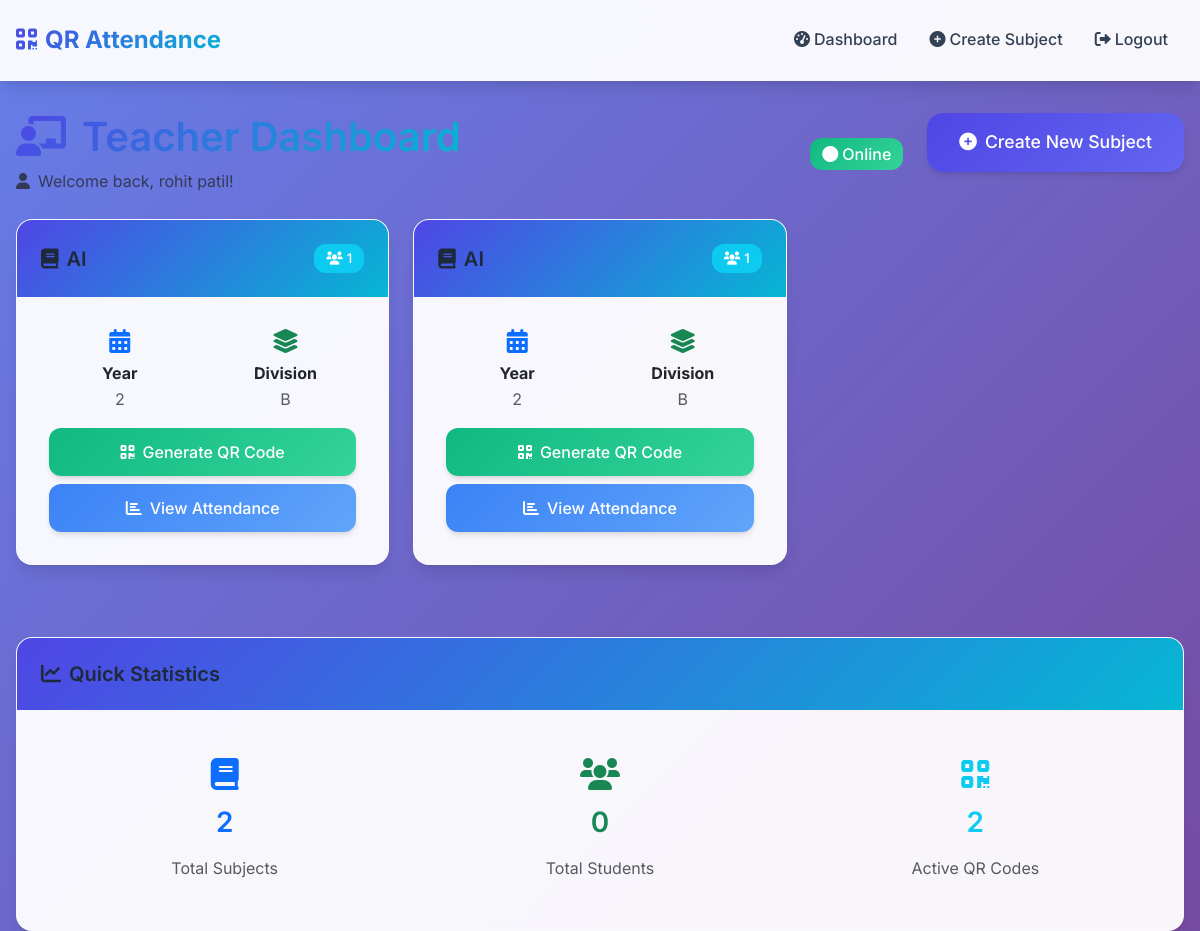
Screenshot of /teacher/dashboard (signed in) with the database file from the repository.
### app/models/models.py (models this page shows, shortened)
class User(UserMixin, db.Model):
    id = db.Column(db.Integer, primary_key=True)
    email = db.Column(db.String(120), unique=True)
    registration_number = db.Column(db.String(20), unique=True)
    name = db.Column(db.String(100), nullable=False)
    password_hash = db.Column(db.String(200), nullable=False)
    role = db.Column(db.String(20), nullable=False)  # 'teacher' or 'student'
    year = db.Column(db.Integer)  # For students
    division = db.Column(db.String(10))  # For students
    created_at = db.Column(db.DateTime, default=datetime.utcnow)

class Subject(db.Model):
    id = db.Column(db.Integer, primary_key=True)
    name = db.Column(db.String(100), nullable=False)
    year = db.Column(db.Integer, nullable=False)
    division = db.Column(db.String(10), nullable=False)
    teacher_id = db.Column(db.Integer, db.ForeignKey('user.id'), nullable=False)
    created_at = db.Column(db.DateTime, default=datetime.utcnow)
    teacher = db.relationship('User', backref='subjects')

### app/routes/teacher.py (the view)
@teacher_bp.route('/teacher/dashboard')
@teacher_required
def dashboard():
    subjects = Subject.query.filter_by(teacher_id=current_user.id).all()
    for subject in subjects:
        _ = subject.enrollments  # This triggers the relationship loading
    return render_template('teacher/dashboard.html', subjects=subjects)

### app/routes/teacher.py (called while the page is built)
def teacher_required(f):
    @wraps(f)
    @login_required
    def decorated_function(*args, **kwargs):
        if current_user.role != 'teacher':
            flash('Access denied.', 'error')
            return redirect(url_for('teacher.dashboard'))
        return f(*args, **kwargs)
    return decorated_function

### app/templates/teacher/dashboard.html (shortened to what this page needs)
{% extends "base.html" %}
{% block content %}
<div class="row mb-4">
    <div class="col">
        <div class="d-flex justify-content-between align-items-center">
            <div>
                <h1 class="mb-2">
                    <i class="fas fa-chalkboard-teacher me-3"></i>Teacher Dashboard
                </h1>
                <p class="text-muted mb-0">
                    <i class="fas fa-user me-2"></i>Welcome back, {{ current_user.name }}!
                </p>
            </div>
            <div class="text-end">
                <span class="badge bg-success fs-6">
                    <i class="fas fa-circle me-1"></i>Online
                </span>
            </div>
        </div>
    </div>
    <div class="col-auto">
        <a href="{{ url_for('teacher.create_subject') }}" class="btn btn-primary btn-lg">
            <i class="fas fa-plus-circle me-2"></i>Create New Subject
        </a>
    </div>
</div>
<div class="row">
    {% for subject in subjects %}
    <div class="col-md-6 col-lg-4 mb-4">
        <div class="card slide-in" style="animation-delay: {{ loop.index * 0.1 }}s;">
            <div class="card-header">
                <div class="d-flex justify-content-between align-items-center">
                    <h5 class="card-title mb-0">
                        <i class="fas fa-book me-2"></i>{{ subject.name }}
                    </h5>
                    <span class="badge bg-info">
                        <i class="fas fa-users me-1"></i>{{ subject.enrollments|length if subject.enrollments else 0 }}
                    </span>
                </div>
            </div>
            <div class="card-body">
                <div class="row mb-3">
                    <div class="col-6">
                        <div class="text-center">
                            <i class="fas fa-calendar-alt text-primary mb-2" style="font-size: 1.5rem;"></i>
                            <p class="mb-0"><strong>Year</strong></p>
                            <p class="text-muted mb-0">{{ subject.year }}</p>
                        </div>
                    </div>
                    <div class="col-6">
                        <div class="text-center">
                            <i class="fas fa-layer-group text-success mb-2" style="font-size: 1.5rem;"></i>
                            <p class="mb-0"><strong>Division</strong></p>
                            <p class="text-muted mb-0">{{ subject.division }}</p>
                        </div>
                    </div>
                </div>
                <div class="d-grid gap-2">
                    <a href="{{ url_for('teacher.generate_qr', subject_id=subject.id) }}"
                       class="btn btn-success">
                        <i class="fas fa-qrcode me-2"></i>Generate QR Code
                    </a>
                    <a href="{{ url_for('teacher.view_attendance', subject_id=subject.id) }}"
                       class="btn btn-info">
                        <i class="fas fa-chart-bar me-2"></i>View Attendance
                    </a>
                </div>
            </div>
        </div>
    </div>
    {% endfor %}
</div>
{% if subjects %}
<div class="row mt-5">
    <div class="col-12">
        <div class="card">
            <div class="card-header">
                <h5 class="card-title mb-0">
                    <i class="fas fa-chart-line me-2"></i>Quick Statistics
                </h5>
            </div>
            <div class="card-body">
                <div class="row text-center">
                    <div class="col-md-4">
                        <div class="p-3">
                            <i class="fas fa-book text-primary mb-3" style="font-size: 2rem;"></i>
                            <h3 class="text-primary">{{ subjects|length }}</h3>
                            <p class="text-muted mb-0">Total Subjects</p>
                        </div>
                    </div>
                    <div class="col-md-4">
                        <div class="p-3">
                            <i class="fas fa-users text-success mb-3" style="font-size: 2rem;"></i>
                            <h3 class="text-success">
                                {% set total_students = 0 %}
                                {% for subject in subjects %}
                                    {% set total_students = total_students + (subject.enrollments|length if subject.enrollments else 0) %}
                                {% endfor %}
                                {{ total_students }}
                            </h3>
                            <p class="text-muted mb-0">Total Students</p>
                        </div>
                    </div>
                    <div class="col-md-4">
                        <div class="p-3">
                            <i class="fas fa-qrcode text-info mb-3" style="font-size: 2rem;"></i>
                            <h3 class="text-info">{{ subjects|length }}</h3>
                            <p class="text-muted mb-0">Active QR Codes</p>
                        </div>
                    </div>
                </div>
            </div>
        </div>
    </div>
</div>
{% endif %}
{% endblock %}

### app/static/css/style.css (style rules this page uses)
:root { --primary-color: #4f46e5; --primary-dark: #3730a3; --primary-light: #6366f1; --secondary-color: #06b6d4; --success-color: #10b981; --warning-color: #f59e0b; --danger-color: #ef4444; --info-color: #3b82f6; --dark-color: #1f2937; --light-color: #f8fafc; --gray-100: #f1f5f9; --gray-200: #e2e8f0; --gray-300: #cbd5e1; --gray-400: #94a3b8; --gray-500: #64748b; --gray-600: #475569; --gray-700: #334155; --gray-800: #1e293b; --gray-900: #0f172a; --border-radius: 12px; --border-radius-lg: 16px; --border-radius-xl: 20px; --shadow-sm: 0 1px 2px 0 rgb(0 0 0 / 0.05); --shadow: 0 1px 3px 0 rgb(0 0 0 / 0.1), 0 1px 2px -1px rgb(0 0 0 / 0.1); --shadow-md: 0 4px 6px -1px rgb(0 0 0 / 0.1), 0 2px 4px -2px rgb(0 0 0 / 0.1); --shadow-lg: 0 10px 15px -3px rgb(0 0 0 / 0.1), 0 4px 6px -4px rgb(0 0 0 / 0.1); --shadow-xl: 0 20px 25px -5px rgb(0 0 0 / 0.1), 0 8px 10px -6px rgb(0 0 0 / 0.1); --transition: all 0.3s cubic-bezier(0.4, 0, 0.2, 1); }
* { margin: 0; padding: 0; box-sizing: border-box; }
body { font-family: 'Inter', -apple-system, BlinkMacSystemFont, 'Segoe UI', Roboto, sans-serif; background: linear-gradient(135deg, #667eea 0%, #764ba2 100%); min-height: 100vh; color: var(--gray-800); line-height: 1.6; font-weight: 400; }
.card { background: rgba(255, 255, 255, 0.95); backdrop-filter: blur(10px); border: 1px solid rgba(255, 255, 255, 0.2); border-radius: var(--border-radius-lg); box-shadow: var(--shadow-lg); transition: var(--transition); overflow: hidden; }
.card-header { background: linear-gradient(135deg, var(--primary-color), var(--secondary-color)); color: white; border: none; padding: 1.5rem; font-weight: 600; font-size: 1.1rem; }
.card-body { padding: 2rem; }
.card-title { color: var(--gray-800); font-weight: 600; margin-bottom: 1rem; }
.btn { border-radius: var(--border-radius); font-weight: 500; padding: 0.75rem 1.5rem; transition: var(--transition); border: none; position: relative; overflow: hidden; }
.btn::before { content: ''; position: absolute; top: 0; left: -100%; width: 100%; height: 100%; background: linear-gradient(90deg, transparent, rgba(255, 255, 255, 0.2), transparent); transition: left 0.5s; }
.btn-primary { background: linear-gradient(135deg, var(--primary-color), var(--primary-light)); color: white; box-shadow: var(--shadow-md); }
.btn-success { background: linear-gradient(135deg, var(--success-color), #34d399); color: white; box-shadow: var(--shadow-md); }
.btn-info { background: linear-gradient(135deg, var(--info-color), #60a5fa); color: white; box-shadow: var(--shadow-md); }
.btn-lg { padding: 1rem 2rem; font-size: 1.1rem; border-radius: var(--border-radius-lg); }
.badge { font-weight: 500; padding: 0.5rem 0.75rem; border-radius: var(--border-radius); }
.badge.bg-success { background: linear-gradient(135deg, var(--success-color), #34d399) !important; }
h1, h2, h3, h4, h5, h6 { font-weight: 600; color: var(--gray-800); margin-bottom: 1rem; }
h1 { font-size: 2.5rem; background: linear-gradient(135deg, var(--primary-color), var(--secondary-color)); -webkit-background-clip: text; -webkit-text-fill-color: transparent; background-clip: text; }
h3 { font-size: 1.75rem; }
a { color: var(--primary-color); text-decoration: none; transition: var(--transition); }
.slide-in { animation: slideIn 0.5s ease-out; }

### rows the page displays
User: name "rohit patil"
Subject: name "AI", enrollments|length "1", year "2", division "B"
Subject: name "AI", enrollments|length "1", year "2", division "B"

### other values shown
{{ subjects|length }} "2"
{{ total_students }} "0"
